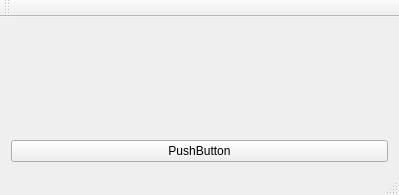
<?xml version="1.0" encoding="UTF-8"?>
<ui version="4.0">
 <class>vedio</class>
 <widget class="QMainWindow" name="vedio">
  <property name="geometry">
   <rect>
    <x>0</x>
    <y>0</y>
    <width>399</width>
    <height>195</height>
   </rect>
  </property>
  <property name="windowTitle">
   <string>vedio</string>
  </property>
  <widget class="QWidget" name="centralWidget">
   <layout class="QHBoxLayout" name="horizontalLayout">
    <item>
     <layout class="QVBoxLayout" name="verticalLayout">
      <item>
       <widget class="QLabel" name="label">
        <property name="text">
         <string/>
        </property>
       </widget>
      </item>
      <item>
       <widget class="QPushButton" name="pushButton">
        <property name="text">
         <string>PushButton</string>
        </property>
       </widget>
      </item>
     </layout>
    </item>
   </layout>
  </widget>
  <widget class="QMenuBar" name="menuBar">
   <property name="geometry">
    <rect>
     <x>0</x>
     <y>0</y>
     <width>399</width>
     <height>24</height>
    </rect>
   </property>
  </widget>
  <widget class="QToolBar" name="mainToolBar">
   <attribute name="toolBarArea">
    <enum>TopToolBarArea</enum>
   </attribute>
   <attribute name="toolBarBreak">
    <bool>false</bool>
   </attribute>
  </widget>
  <widget class="QStatusBar" name="statusBar"/>
 </widget>
 <layoutdefault spacing="6" margin="11"/>
 <resources/>
 <connections/>
</ui>
